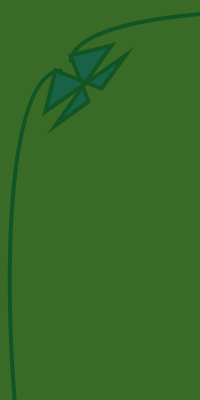
Frame 1 (no input)
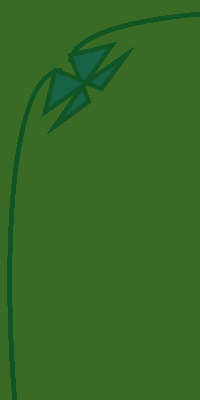
Frame 60 (the mouse pressed at the canvas centre just before this capture)
Frame 120 (the mouse held since frame 60 and released just before this capture): identical to frame 60, image omitted

The Processing sketch that drew these frames (run headless with seeded random() and noise(); from frame 60 on, the mouse is pressed at the canvas centre):

// Processing sketch: processing_25324
// ── processing_25324.pde



int offset = 25;
void setup(){
 size(200,400);
 
 background(#396a26);

 



}

void draw(){


stroke(#59e017);
strokeWeight(4);
noFill();
beginShape();

curveVertex(20+offset,15+offset);
curveVertex(55+offset,45+offset);
curveVertex(500+offset,20+offset);
endShape();

stroke(#125525);
noFill();
beginShape();


curveVertex(500+offset,455+offset);
curveVertex(35+offset,45+offset);
curveVertex(15+offset,500+offset);
curveVertex(200+offset,45+offset);

 endShape(); 
 
 stroke(#125525);
noFill();
beginShape();


curveVertex(455+offset,500+offset);
curveVertex(45+offset,35+offset);
curveVertex(550+offset,15+offset);
curveVertex(45+offset,200+offset);

 endShape(); 
 
 fill(#186247);
 quad(30+offset,100+offset,86+offset,20+offset,45+offset,30+offset,63+offset,76+offset);
 quad(76+offset,63+offset,30+offset,45+offset,20+offset,86+offset,100+offset,30+offset);




//Takes PNG screenshots when you push S
//Careful - doesn't prompt when overwriting files!
{

}





}
